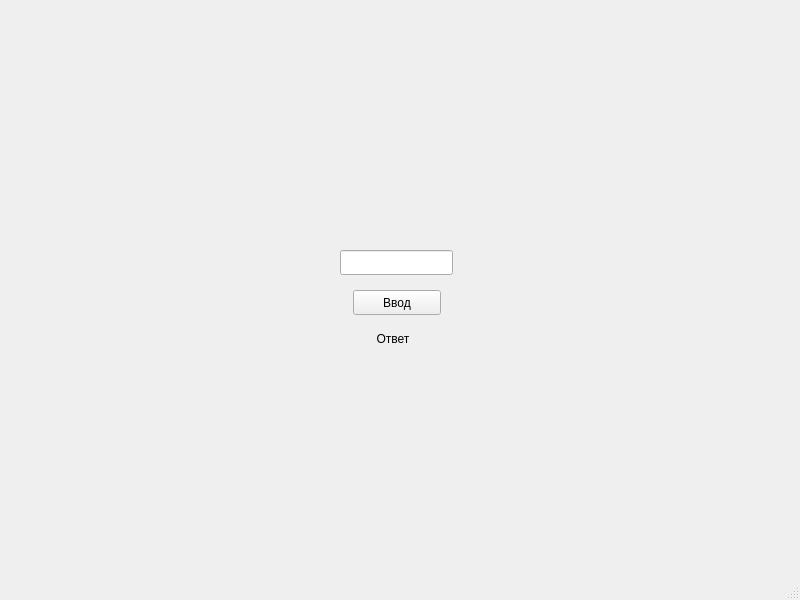
<?xml version="1.0" encoding="UTF-8"?>
<ui version="4.0">
 <class>MainWindow</class>
 <widget class="QMainWindow" name="MainWindow">
  <property name="geometry">
   <rect>
    <x>0</x>
    <y>0</y>
    <width>800</width>
    <height>600</height>
   </rect>
  </property>
  <property name="windowTitle">
   <string>MainWindow</string>
  </property>
  <widget class="QWidget" name="centralwidget">
   <widget class="QLabel" name="label">
    <property name="geometry">
     <rect>
      <x>360</x>
      <y>330</y>
      <width>66</width>
      <height>17</height>
     </rect>
    </property>
    <property name="text">
     <string>Ответ</string>
    </property>
    <property name="alignment">
     <set>Qt::AlignCenter</set>
    </property>
   </widget>
   <widget class="QPushButton" name="pushButton">
    <property name="geometry">
     <rect>
      <x>353</x>
      <y>290</y>
      <width>88</width>
      <height>25</height>
     </rect>
    </property>
    <property name="text">
     <string>Ввод</string>
    </property>
   </widget>
   <widget class="QLineEdit" name="lineEdit">
    <property name="geometry">
     <rect>
      <x>340</x>
      <y>250</y>
      <width>113</width>
      <height>25</height>
     </rect>
    </property>
   </widget>
  </widget>
  <widget class="QMenuBar" name="menubar">
   <property name="geometry">
    <rect>
     <x>0</x>
     <y>0</y>
     <width>800</width>
     <height>22</height>
    </rect>
   </property>
  </widget>
  <widget class="QStatusBar" name="statusbar"/>
 </widget>
 <resources/>
 <connections/>
</ui>
